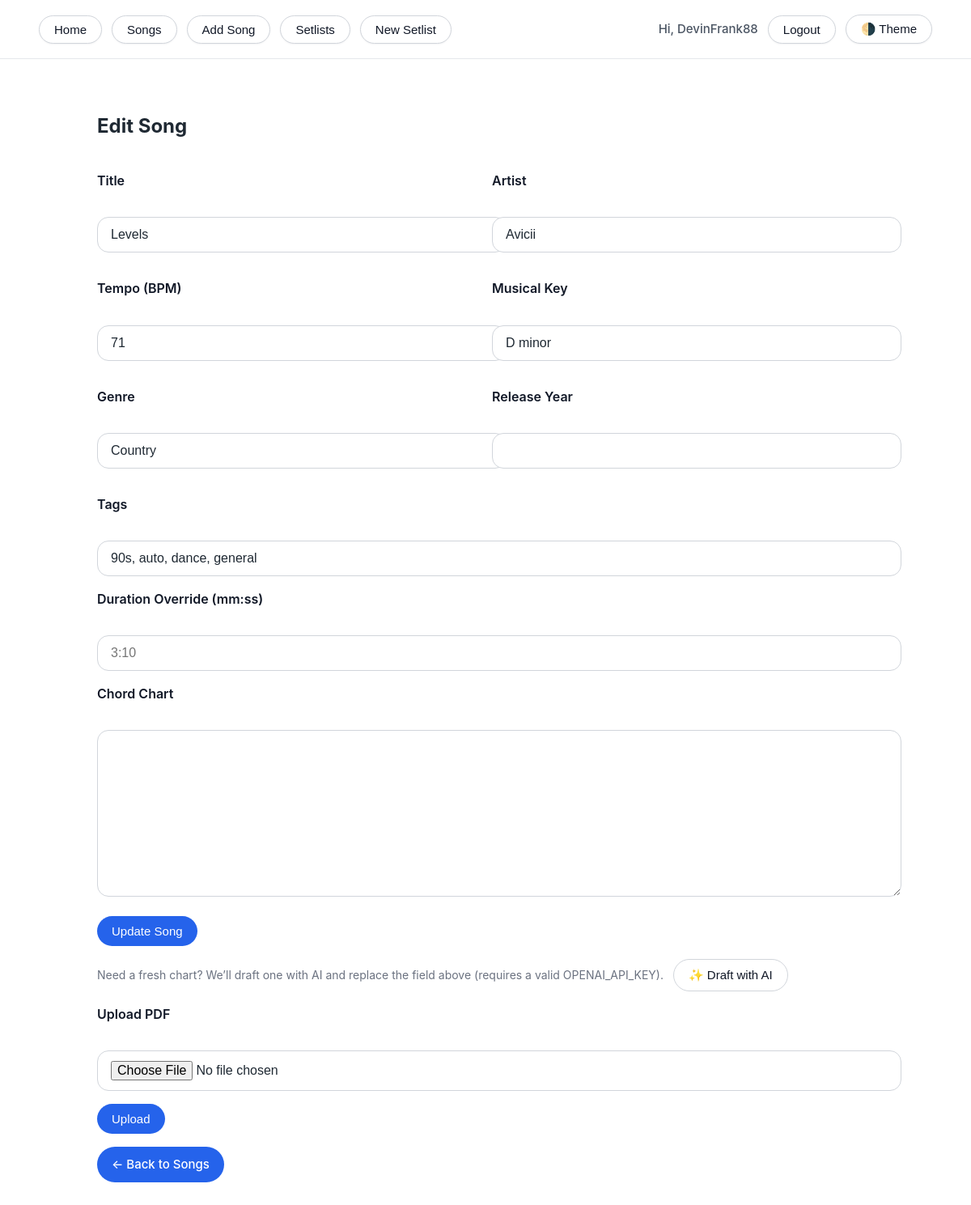
Page /songs/72/edit (signed in) on the committed database.
### models.py (models this page shows, shortened)
class User(db.Model, UserMixin):
    id = db.Column(db.Integer, primary_key=True)
    username = db.Column(db.String(80), unique=True, nullable=False)
    email = db.Column(db.String(120), unique=True, nullable=True)
    password_hash = db.Column(db.String(255), nullable=False)
    is_admin = db.Column(db.Boolean, nullable=False, default=False)
    created_at = db.Column(db.DateTime, default=datetime.utcnow, nullable=False)
    songs = db.relationship("Song", backref="owner", lazy="dynamic")
    setlists = db.relationship("Setlist", backref="owner", lazy="dynamic")

class Song(db.Model):
    id = db.Column(db.Integer, primary_key=True)
    title = db.Column(db.String(200), nullable=False)
    artist = db.Column(db.String(200), nullable=False)
    tempo_bpm = db.Column(db.Integer, nullable=True)
    musical_key = db.Column(db.String(20), nullable=True)   # e.g., "C major"
    genre = db.Column(db.String(100), nullable=True)
    tags = db.Column(db.String(500), nullable=True)         # comma-separated
    duration_override_sec = db.Column(db.Integer, nullable=True)
    release_year = db.Column(db.Integer, nullable=True)
    chord_chart = db.Column(db.Text, nullable=True)  # ChordPro / plain chart text for Live Mode
    user_id = db.Column(db.Integer, db.ForeignKey("user.id"), nullable=True, index=True)
    is_public = db.Column(db.Boolean, nullable=False, default=True)
    created_at = db.Column(db.DateTime, default=datetime.utcnow)
    deleted_at = db.Column(db.DateTime, nullable=True)
    default_file_id = db.Column(
        "default_attachment_id",  # reuse existing column during transition
        db.Integer,
        db.ForeignKey("attachment.id"),
        nullable=True,
    )
    default_file = db.relationship(
        "SongFile",
        foreign_keys=[default_file_id],
        uselist=False,
        lazy="joined",
        backref="default_for_songs",
    )
    files = db.relationship(
        "SongFile",
        backref="song",
        cascade="all, delete-orphan",
        lazy="selectin",
        order_by="SongFile.id.desc()",
        foreign_keys="SongFile.song_id",
    )
    @property
    def default_attachment_id(self):
        return self.default_file_id
    @default_attachment_id.setter
    def default_attachment_id(self, value):
        self.default_file_id = value
    @property
    def default_attachment(self):
        return self.default_file

### app.py (the view)
@app.route("/songs/<int:song_id>/edit")
@login_required
def edit_song(song_id: int):
    song = _song_or_404(song_id)
    _require_song_owner(song)
    return render_template("songs/edit.html", song=song)

### app.py (called while the page is built)
@login_manager.user_loader
def load_user(user_id):
    return User.query.get(int(user_id))

def _current_user_id() -> int | None:
    if not current_user.is_authenticated:
        return None
    try:
        return int(current_user.get_id())
    except (TypeError, ValueError):
        return None

def _song_editable(song: "Song") -> bool:
    if not current_user.is_authenticated:
        return False
    if song.user_id is None:
        return _is_admin()
    return song.user_id == _current_user_id() or _is_admin()

def _require_song_owner(song: "Song") -> None:
    if not _song_editable(song):
        abort(403)

def _song_or_404(song_id: int, *, include_deleted: bool = False) -> "Song":
    song = Song.query.get_or_404(song_id)
    if song.deleted_at and not include_deleted:
        abort(404)
    return song

@app.context_processor
def inject_utils():
    return dict(
        fmt_mmss=fmt_mmss,
        estimate=estimate_duration_seconds,
        song_has_pdf=song_has_pdf,
    )

### templates/songs/edit.html (shortened to what this page needs)
{% extends "base.html" %}
{% block content %}
<h2>Edit Song</h2>
<form method="post" action="{{ url_for('update_song', song_id=song.id) }}">
  <div class="grid">
    <p><label>Title</label><br/><input name="title" value="{{ song.title }}" required /></p>
    <p><label>Artist</label><br/><input name="artist" value="{{ song.artist }}" required /></p>
  </div>
  <div class="grid">
    <p><label>Tempo (BPM)</label><br/><input name="tempo_bpm" type="number" value="{{ song.tempo_bpm or '' }}" /></p>
    <p><label>Musical Key</label><br/><input name="musical_key" value="{{ song.musical_key or '' }}" /></p>
  </div>
  <div class="grid">
    <p><label>Genre</label><br/><input name="genre" value="{{ song.genre or '' }}" /></p>
    <p><label>Release Year</label><br/><input name="release_year" type="number" value="{{ song.release_year or '' }}" /></p>
  </div>
  <p><label>Tags</label><br/><input name="tags" value="{{ song.tags or '' }}" placeholder="comma separated" /></p>
  <p><label>Duration Override (mm:ss)</label><br/><input name="duration_override" value="{{ fmt_mmss(song.duration_override_sec) if song.duration_override_sec else '' }}" placeholder="3:10" /></p>
  <p><label>Chord Chart</label><br/><textarea name="chord_chart" rows="10">{{ song.chord_chart or '' }}</textarea></p>
  <p><button class="btn" type="submit">Update Song</button></p>
</form>
<form class="inline-form" method="post" action="{{ url_for('song_generate_ai_chart', song_id=song.id) }}">
  <div class="helper-row">
    <span class="muted">Need a fresh chart? We’ll draft one with AI and replace the field above (requires a valid OPENAI_API_KEY).</span>
    <button class="btn ghost" type="submit">✨ Draft with AI</button>
  </div>
</form>
<form method="post" action="{{ url_for('upload_song_file', song_id=song.id) }}" enctype="multipart/form-data">
  <p><label>Upload PDF</label><br/><input type="file" name="file" accept=".pdf" /></p>
  <p><button class="btn" type="submit">Upload</button></p>
</form>
<p><a class="btn" href="{{ url_for('list_songs') }}">← Back to Songs</a></p>
{% endblock %}

### templates/base.html (shortened to what this page needs)
<!doctype html>
<html lang="en" data-theme="light">
<head>
  <link rel="stylesheet" href="{{ url_for('static', filename='style.css') }}">
</head>
<body>
  <nav>
    <div class="nav-left">
      <button type="button" onclick="location.href='{{ url_for('home') }}'">Home</button>
      <button type="button" onclick="location.href='{{ url_for('list_songs') }}'">Songs</button>
      <button type="button" onclick="location.href='{{ url_for('new_song') }}'">Add Song</button>
      <button type="button" onclick="location.href='{{ url_for('list_setlists') }}'">Setlists</button>
      <button type="button" onclick="location.href='{{ url_for('new_setlist') }}'">New Setlist</button>
    </div>
    <div class="nav-right">
      {% if current_user.is_authenticated %}
        <span class="greeting">Hi, {{ current_user.username }}</span>
        <button type="button" onclick="location.href='{{ url_for('auth.logout') }}'">Logout</button>
      {% else %}
        <span class="greeting">Hi, there</span>
        <button type="button" onclick="location.href='{{ url_for('auth.login') }}'">Login</button>
        <button type="button" onclick="location.href='{{ url_for('auth.register') }}'">Register</button>
      {% endif %}
      <button type="button" id="themeToggle" title="Toggle dark/light theme">🌗 Theme</button>
    </div>
  </nav>
  <main>
    <div class="content">
      {% block content %}{{ content|safe }}{% endblock %}
    </div>
  </main>
</body>
</html>

### static/style.css (style rules this page uses)
body { font-family: -apple-system, BlinkMacSystemFont, "Segoe UI", Roboto, Arial, sans-serif; margin: 0; padding: 0; background: #ffffff; color: #1f2933; line-height: 1.6; }
a { color: #2563eb; text-decoration: none; }
nav { background: #ffffff; border-bottom: 1px solid #e5e7eb; padding: 18px clamp(16px, 4vw, 48px); display: flex; justify-content: space-between; align-items: center; gap: 12px; flex-wrap: wrap; }
.nav-left, .nav-right { display: flex; align-items: center; gap: 12px; }
nav button { border: 1px solid #d1d5db; background: #ffffff; color: #111827; padding: 8px 18px; border-radius: 999px; font-size: 15px; font-weight: 500; box-shadow: 0 1px 2px rgba(15, 23, 42, 0.05); cursor: pointer; transition: all 0.15s ease; }
.greeting { font-size: 15px; font-weight: 500; color: #4b5563; }
main { max-width: 960px; margin: clamp(24px, 8vw, 64px) auto; padding: 0 clamp(16px, 4vw, 40px); }
.content { padding: 0; }
.btn { display: inline-flex; align-items: center; justify-content: center; padding: 10px 18px; background: #2563eb; color: #ffffff; text-decoration: none; border: none; border-radius: 999px; cursor: pointer; font-size: 15px; font-weight: 500; transition: background 0.15s ease, transform 0.15s ease; }
.btn.ghost { background: transparent; color: #111827; border: 1px solid #d1d5db; }
label { font-weight: 600; margin-bottom: 6px; display: block; color: #111827; }
input, textarea, select { width: 100%; padding: 12px 16px; border: 1px solid #d1d5db; border-radius: 14px; font-size: 16px; background: #ffffff; color: inherit; transition: border-color 0.15s ease, box-shadow 0.15s ease, background 0.15s ease; }
.grid { display: grid; grid-template-columns: 1fr 1fr; gap: 16px; }
.muted { color: #6b7280; font-size: 14px; }
.inline-form { display: inline; }
.helper-row { display: flex; flex-wrap: wrap; gap: 12px; align-items: center; font-size: 13px; margin-top: 4px; }

### rows in the picture
User: username "DevinFrank88"
Song: title "Levels", artist "Avicii", tempo_bpm "71", musical_key "D minor", genre "Country", tags "90s, auto, dance, general"
